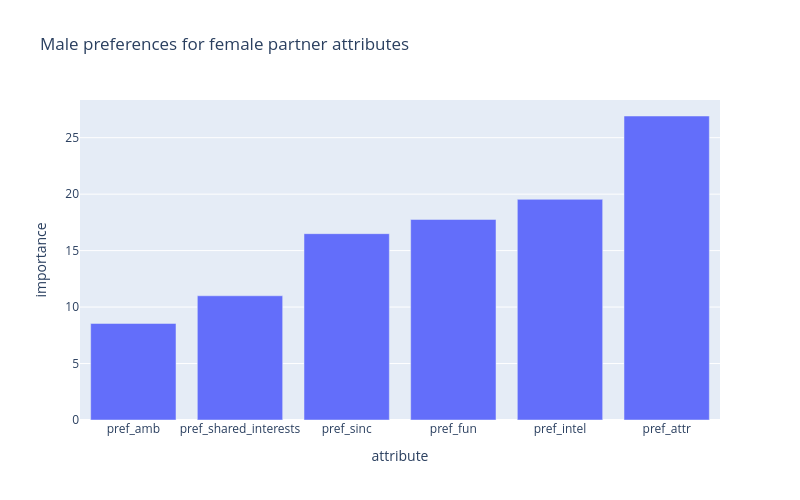

This figure's notebook cell:
### Code cell
px.bar(male_prefs_sorted, x="attribute", y="importance", title="Male preferences for female partner attributes")

### Figure 1 — Plotly figure (JSON) as saved in the notebook; plotly's stock layout.template omitted (floating-point values rounded to 4 significant figures)
{"data": [{"hovertemplate": "attribute=%{x}<br>importance=%{y}<extra></extra>", "legendgroup": "", "marker": {"color": "#636efa", "pattern": {"shape": ""}}, "name": "", "orientation": "v", "showlegend": false, "textposition": "auto", "type": "bar", "x": ["pref_amb", "pref_shared_interests", "pref_sinc", "pref_fun", "pref_intel", "pref_attr"], "xaxis": "x", "y": [8.55, 11.0, 16.5, 17.76, 19.54, 26.92], "yaxis": "y"}], "layout": {"barmode": "relative", "height": 500, "legend": {"tracegroupgap": 0}, "title": {"text": "Male preferences for female partner attributes"}, "width": 800, "xaxis": {"anchor": "y", "domain": [0, 1], "title": {"text": "attribute"}}, "yaxis": {"anchor": "x", "domain": [0, 1], "title": {"text": "importance"}}}}
